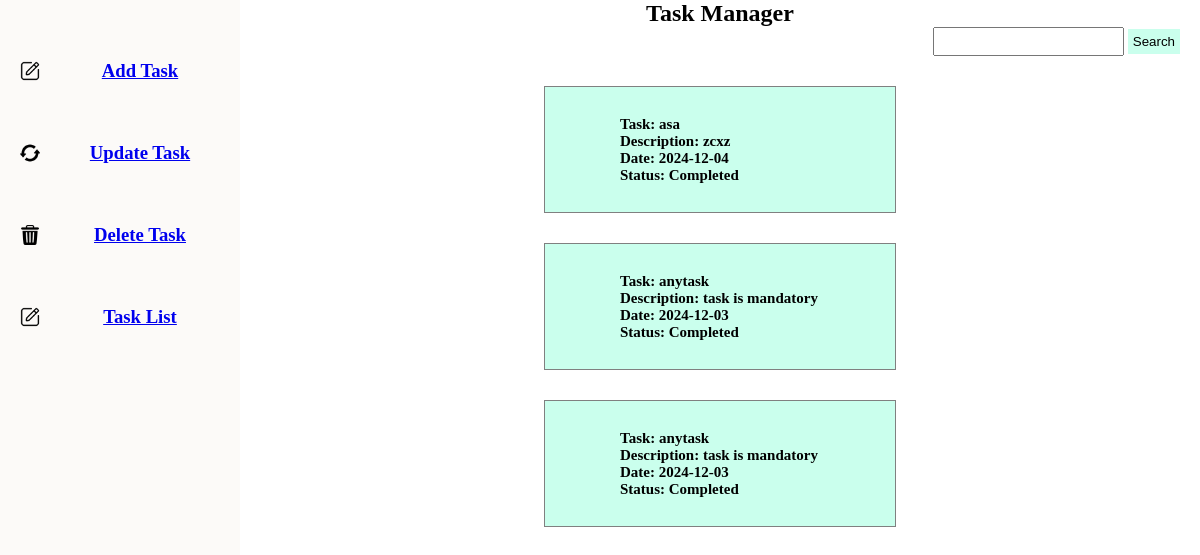
/tasklist, run on an earlier commit of the app's database.
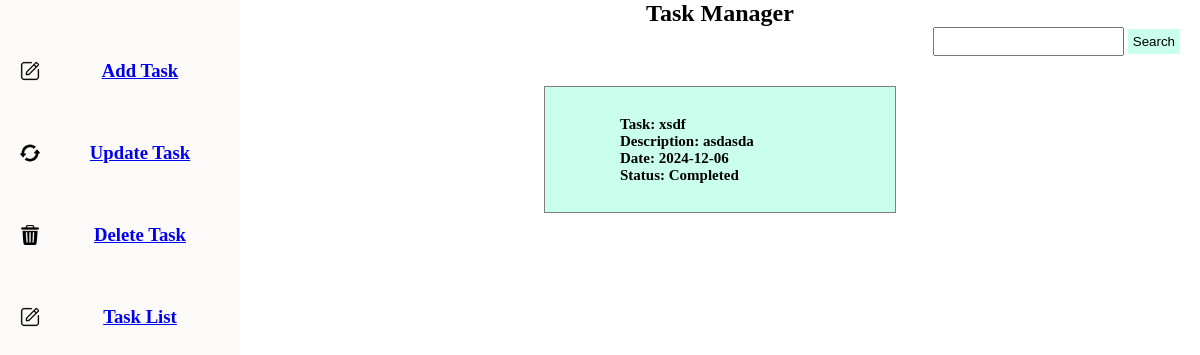
And on a later commit of the database.
### tables this page shows
CREATE TABLE tasks (
            id INTEGER PRIMARY KEY AUTOINCREMENT,
            taskname TEXT NOT NULL,
            description TEXT,
            date TEXT,
            status TEXT
        );

### app.py (the view)
@app.route('/tasklist')
def FetchDetails():
        conn = get_db_connection()
        tasks = conn.execute('SELECT * FROM tasks').fetchall()
        task_list = [dict(task) for task in tasks]
        return render_template('index.html',id='tasklist',task=task_list)

### app.py (called while the page is built)
def get_db_connection():
    conn = sqlite3.connect('taskmanager.db')
    conn.row_factory = sqlite3.Row
    return conn

### templates/index.html (shortened to what this page needs)
<!DOCTYPE html>
<html lang="en">
<head>
    <link href="/static/css/index.css" rel="stylesheet"/>
</head>
<body>
    <div class="main">
        <section class="sidebar">
            {% include('components/sidebar.html') %}
        </section>
        <section class="maincontent">
            {% if id=='addtask'%}
               {% include('components/addtask.html') %}
            {% elif(id=='deletetask') %}
                {% include('components/deletetask.html') %}
            {% elif(id=='updatetask') %}
                {% include('components/updatetask.html') %}
            {% elif(id=='update') %}
                {% include('components/update.html') %}
            {% else %}
                {% include('components/tasklist.html') %}
            {% endif %}
       </section>
    </div>
</body>
</html>

### templates/components/sidebar.html
<section class="crudlist">
    <img src="/static/Assets/edit.png" width="20" height="20"/>
    <h1><a href="/addtask">Add Task</a></h1>
</section>
<section class="crudlist">
    <img  src="/static/Assets/refresh.png"  width="20" height="20"/>
    <h1><a href="/updatetask">Update Task</a></h1>
</section>
<section class="crudlist">
    <img  src="/static/Assets/bin.png"  width="20" height="20"/>
    <h1><a href="/deletetask">Delete Task</a></h1>
</section>
<section class="crudlist">
    <img  src="/static/Assets/edit.png"  width="20" height="20"/>
    <h1><a href="/tasklist">Task List</a></h1>
</section>

### templates/components/tasklist.html (shortened to what this page needs)
<h1>Task Manager</h1>
<div class="search">
    <input type="text" name="search"  class="searchinput"/>
    <button class="searchbtn">Search</button>
</div>
<div class="taskmanager">
    {% if task%}
    {% for i in task %}
    <div class="tasklist">
       <span> Task: {{i.taskname}}</span>
        <span>Description: {{i.description}}</span>
            <span> Date: {{i.date}}</span>
                <span> Status: {{i.status}}</span>
    </div>
    {% endfor %}
    {% else %}
    <div class="tasklist">
        <span> No item found with this name</span>
    </div>
    {% endif %}
</div>

### static/css/index.css (style rules this page uses)
* { padding: 0; margin: 0; }
h1 { width: 100%; text-align: center; }
.main { display: flex; justify-content: center; align-items: center; width: 100%; height: 100vh; }
.main .sidebar { width: 20%; background-color: #FCFAF8; height: 100%; display: flex; justify-content: flex-start; align-items: center; flex-direction: column; }
.main .maincontent { width: 80%; height: 100%; overflow-y: auto; }
.crudlist { display: flex; justify-content: space-between; align-items: center; width: 100%; margin-top: 60px; }
.crudlist img { margin-left: 20px; }
.tasklist { border: 1px solid grey; width: 350px; height: 125px; margin-top: 30px; display: flex; justify-content: center; align-items: center; flex-direction: column; position: relative; background-color: rgb(202, 255, 237); }
.tasklist span { display: flex; justify-content: space-between; align-items: center; width:200px; font-size: 15px; font-weight: 600; }
.taskmanager { width: 100%; display: flex; justify-content: center; align-items: center; flex-direction: column; height: auto; }
.search { width: 100%; text-align: end; }
.search input { padding: 5px; }
.search button { background-color:rgb(202, 255, 237); border: none; padding: 5px; margin-right: 20px; }

What changed in the data, as far as the page shows it:
removed tasks: taskname "asa", description "zcxz", date "2024-12-04", status "Completed"
removed tasks: taskname "anytask", description "task is mandatory", date "2024-12-03", status "Completed"
removed tasks: taskname "anytask", description "task is mandatory", date "2024-12-03", status "Completed"
added tasks: taskname "xsdf", description "asdasda", date "2024-12-06", status "Completed"
